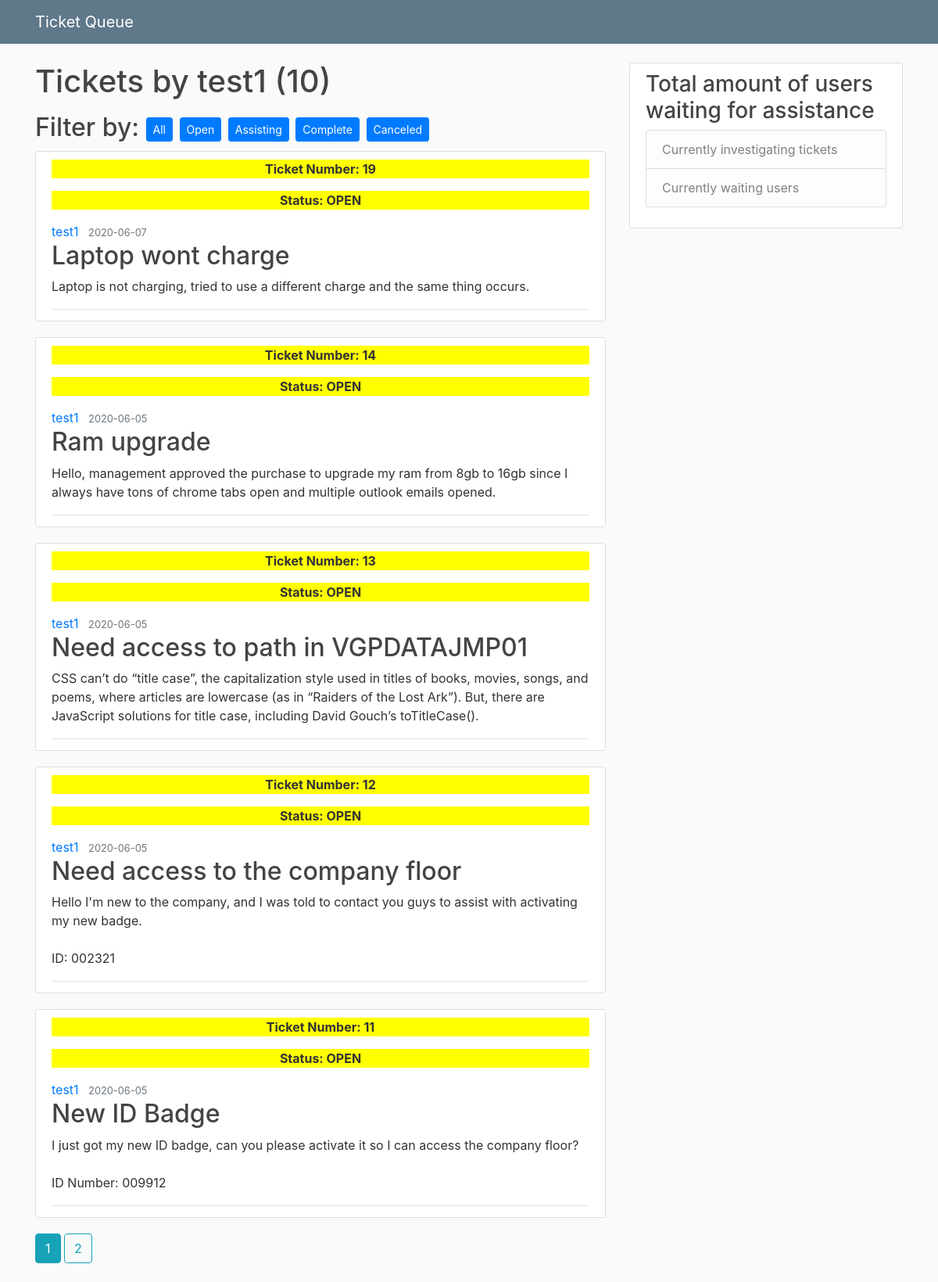
The page /user/test1/open on the database its author committed.
### helpdeskqueue/models.py (models this page shows, shortened)
class User(db.Model, UserMixin):
    id = db.Column(db.Integer, primary_key = True)
    username = db.Column(db.String(20), unique = True, nullable = False)
    user_type = db.Column(db.String(20), unique = True, nullable = False)
    email = db.Column(db.String(120), unique = True, nullable = False)
    password = db.Column(db.String(60), nullable = False)
    posts = db.relationship('Post', backref = 'author', lazy = True)

class Post(db.Model):
    id = db.Column(db.Integer, primary_key = True)
    title = db.Column(db.String(100), nullable = False)
    date_posted = db.Column(db.DateTime, nullable = False, default = datetime.utcnow)
    content = db.Column(db.Text, nullable = False)
    category = db.Column(db.Text, nullable = False)
    status = db.Column(db.Text, nullable = False)
    user_id = db.Column(db.Integer, db.ForeignKey('user.id'), nullable = False)
    notes = db.Column(db.String, nullable = True)
    assisted_by = db.Column(db.String, nullable = True)

### helpdeskqueue/routes.py (the view)
@app.route("/user/<string:username>/open")
def user_posts_open(username):
    action = PageAction()
    print(PageAction().filter_by)
    page = request.args.get('page', 1, type = int)
    user = User.query.filter_by(username = username).first_or_404()
    posts_open = Post.query.filter_by(status = status[0])\
        .order_by(Post.date_posted.desc())\
        .paginate(page = page, per_page = 5)
    posts_assisting = Post.query.filter_by(status = status[1])\
        .order_by(Post.date_posted.desc())\
        .paginate(page = page, per_page = 5)
    posts = Post.query.filter_by(author = user, status = status[0])\
        .order_by(Post.date_posted.desc())\
        .paginate(page = page, per_page = 5)
    if posts.total == 0:
        flash('You currently have no open tickets', 'info')
    return render_template('user_posts.html', posts = posts, user = user, status = status, action = action)

### helpdeskqueue/templates/user_posts.html (shortened to what this page needs)
{% extends 'layout.html' %}
{% block content %}
    <h1 class = "mb-3"> Tickets by {{ user.username }} ({{ posts.total }})</h1>
    <h2>Filter by:
    <a class = "btn btn-primary btn-sm mt-1 mb-1" href= "{{ url_for('user_posts', username = current_user.username)}}"> All</a>
    <a class = "btn btn-primary btn-sm mt-1 mb-1" href = "{{ url_for('user_posts_open', username = user.username) }}"> Open</a>
    <a class = "btn btn-primary btn-sm mt-1 mb-1" href = "{{ url_for('user_posts_assisting', username = user.username) }}"> Assisting</a>
    <a class = "btn btn-primary btn-sm mt-1 mb-1" href = "{{ url_for('user_posts_complete', username = user.username) }}"> Complete</a>
    <a class = "btn btn-primary btn-sm mt-1 mb-1" href = "{{ url_for('user_posts_canceled', username = user.username) }}"> Canceled</a>
    </h2>
    {% for post in posts.items %}
        <article class="media content-section">
            <div class="media-body">
            <div class="article-metadata">
                    {% if post.status == status[0] %}
                        <p style="background-color: #FFFF00; text-align: center"><strong>Ticket Number: {{ post.id }}</strong></p>
                        <p style="background-color: #FFFF00; text-align: center"><strong>Status: {{ post.status.upper() }}</strong></p>
                    {% endif %}
                    <a class="mr-2" href="{{ url_for('user_posts', username = post.author.username) }}">{{ post.author.username }}</a>
                    <small class="text-muted">{{ post.date_posted.strftime('%Y-%m-%d') }}</small>
                    <h2><a class="article-title" href="{{ url_for('post', post_id = post.id) }}">{{ post.title }}</a></h2>
                    <p class="article-content">{{ post.content }}</p>
            </div>
            </div>
        </article>
    {% endfor %}
    {% for page_num in posts.iter_pages(left_edge = 1, right_edge = 1, left_current = 1, right_current =2)  %}
        {% if page_num %}
          {% if posts.page == page_num %}
            <a class = "btn btn-info mb-4" href = "{{ url_for('user_posts', username=user.username, page = page_num) }}">{{ page_num }}</a>
          {% else %}
            <a class = "btn btn-outline-info mb-4" href = "{{ url_for('user_posts', username=user.username, page = page_num) }}">{{ page_num }}</a>
          {% endif %}
        {% else %}
        ...
        {% endif %}
    {% endfor %}
{% endblock content %}

### helpdeskqueue/static/main.css (style rules this page uses)
body { background: #fafafa; color: #333333; margin-top: 5rem; }
h1, h2, h3, h4, h5, h6 { color: #444444; }
.content-section { background: #ffffff; padding: 10px 20px; border: 1px solid #dddddd; border-radius: 3px; margin-bottom: 20px; }
.article-title { color: #444444; }
.article-content { white-space: pre-line; }
.article-metadata { padding-bottom: 1px; margin-bottom: 4px; border-bottom: 1px solid #e3e3e3 }

### rows shown on the page
User: username "test1"
Post: id "19", status "OPEN", author.username "test1", date_posted "2020-06-07", title "Laptop wont charge", content "Laptop is not charging, tried to use a different charge and the same thing occurs."
Post: id "14", status "OPEN", author.username "test1", date_posted "2020-06-05", title "Ram upgrade", content "Hello, management approved the purchase to upgrade my ram from 8gb to 16gb since I always have tons of chrome tabs open and multiple outlook emails opened."
Post: id "13", status "OPEN", author.username "test1", date_posted "2020-06-05", title "Need access to path in VGPDATAJMP01", content "CSS can’t do “title case”, the capitalization style used in titles of books, movies, songs, and poems, where articles are lowercase (as in “Raiders of the Lost Ark”). But, there are JavaScript solutions for title case, including David Gouch’s toTitleCase()."
Post: id "12", status "OPEN", author.username "test1", date_posted "2020-06-05", title "Need access to the company floor", content "Hello I'm new to the company, and I was told to contact you guys to assist with activating my new badge. ID: 002321"
Post: id "11", status "OPEN", author.username "test1", date_posted "2020-06-05", title "New ID Badge", content "I just got my new ID badge, can you please activate it so I can access the company floor? ID Number: 009912"

### other values the page prints
{{ posts.total }} "10"
{{ page_num }} "1"
{{ page_num }} "2"
